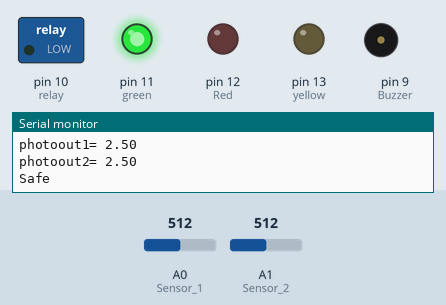
Simulated run of this sketch. Board: Arduino Uno, built with avr-gcc and run on an emulated ATmega328P. Shown: switched loads named in the sketch (green lamp = pin HIGH), output pins drawn as LEDs (lit = HIGH), buzzer (waves = sounding, pin HIGH), the last lines printed to the serial monitor. The test bench sets the inputs (shaded band); at power-on: A0 (Sensor_1) = 512, A1 (Sensor_2) = 512.

Above: at 1.2 s.
1.3 s: A0 (Sensor_1) set to 211
3.2 s: A0 (Sensor_1) set to 187
At 4.5 s:
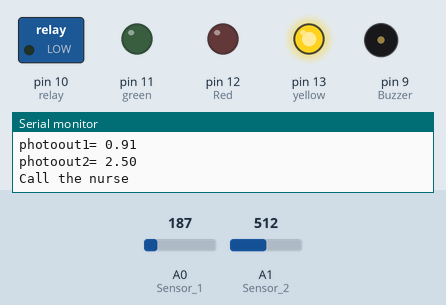
5.5 s: A1 (Sensor_2) set to 215
7.2 s: A1 (Sensor_2) set to 186
At 8.9 s:
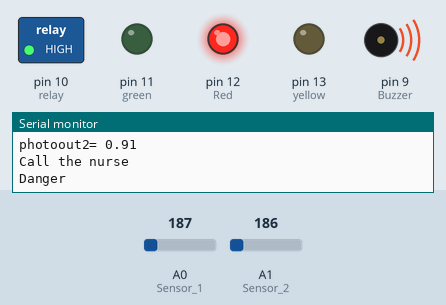
At 13.9 s:
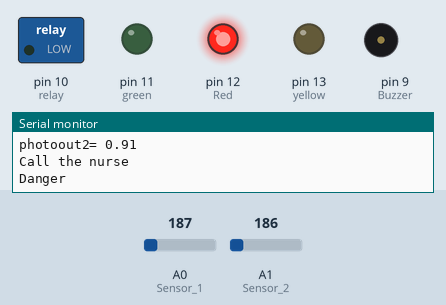
Timing chart, 0 to 14.2 s (numbered marks = the images above; inputs shaded):
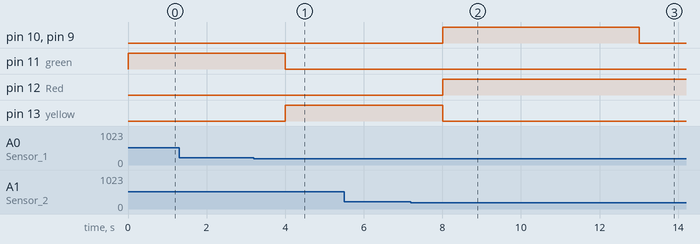

The sketch:

SLM.ino
```cpp
// Basic Bluetooth sketch HC-05_02
// Connect the HC-05 module and communicate using the serial monitor
//
// The HC-05 defaults to commincation mode when first powered on.
// The default baud rate for communication mode is 9600
//

#include <SoftwareSerial.h>
SoftwareSerial BTserial(2, 3); // RX | TX
// Connect the HC-05 TX to Arduino pin 2 RX.
// Connect the HC-05 RX to Arduino pin 3 TX through a voltage divider.
//

char c = ' ';
int SensorPin=A0;
float reading=0;
int secondled=A1;
int photoout=0;
float photoVoltS1,photoVoltS2;
const int GREEN = 0, YELLOW = 1, RED = 2, NOCOLOR = 3;
bool trigger = false;

void setup()
{
    // HC-05 default serial speed for commincation mode is 9600
    BTserial.begin(9600);
    Serial.println("BlueTooth is ready");
    pinMode(A0,INPUT);//Sensor 1
    pinMode(A1,INPUT);//Sensor 2
    pinMode(13,OUTPUT);//yellow
    pinMode(12,OUTPUT);//Red
    pinMode(11,OUTPUT);//green
    pinMode(10,OUTPUT);//relay
    pinMode(9,OUTPUT);//Buzzer
    Serial.begin(9600);
    Serial.println("Arduino is ready");

}


void blueTooth(){
  // Keep reading from HC-05 and send to Arduino Serial Monitor
    if (BTserial.available())
    {
        c = BTserial.read();
        Serial.write(c);
    }

    // Keep reading from Arduino Serial Monitor and send to HC-05
    if (Serial.available())
    {
        c =  Serial.read();
        BTserial.write(c);
    }

}

void activateLED(int color){
    switch(color){
        case 0://GREEN
          digitalWrite(13,LOW);
          digitalWrite(12,LOW);
          digitalWrite(11,HIGH);
          break;
        case 1://YELLOW
          digitalWrite(13,HIGH);
          digitalWrite(12,LOW);
          digitalWrite(11,LOW);
          break;
        case 2://RED
          digitalWrite(13,LOW);
          digitalWrite(12,HIGH);
          digitalWrite(11,LOW);
          break;
        case 3://NOCOLOR
          digitalWrite(13,LOW);
          digitalWrite(12,LOW);
          digitalWrite(11,LOW);
          break;
        default:
          digitalWrite(13,LOW);
          digitalWrite(12,LOW);
          digitalWrite(11,LOW);
          break;
      }

  }

// void LED2(){


//   }

void LED(){
  reading = analogRead(A0);
  photoVoltS1= reading * (5.0 / 1023.0);

  reading = analogRead(A1);
  photoVoltS2 = reading * (5.0 / 1023.0);

  Serial.print("photoout1= ");
  Serial.println(photoVoltS1);
  Serial.print("photoout2= ");
  Serial.println(photoVoltS2);

  if(photoVoltS1<5 && photoVoltS1>1.0){
     Serial.println("Safe");
     activateLED(GREEN);
     BTserial.write("G");
   }else if(photoVoltS1<1 && photoVoltS1>0){
      Serial.println("Call the nurse");
      activateLED(YELLOW);
      BTserial.write("Y");
      trigger = true;
    }

    while(trigger){
      if(photoVoltS2<1 && photoVoltS2>0){
        Serial.println("Danger");
        activateLED(RED);
        digitalWrite(9,HIGH);//Buzzer
        digitalWrite(10,HIGH);//RELAY
        delay(5000);
        digitalWrite(9,LOW);
        digitalWrite(10,LOW);
        while(1){
          BTserial.write("R");
        };
      }else {
          trigger = false;
        }
    }
  delay(1000);
}

void loop()
{

    blueTooth();
    LED();
    delay(1000);
}
```

Measured:
- the behaviour switches between 205 and 204 on A0 (Sensor_1) (found by bisection; images 0 and 1)
- the behaviour switches between 205 and 204 on A1 (Sensor_2) (found by bisection; images 1 and 2)
- after the input at 3.2 s, pin 11 (green): HIGH → LOW after 0.81 s; pin 13 (yellow): LOW → HIGH after 0.81 s
- after the input at 7.2 s, pin 10 (relay), pin 9 (Buzzer): LOW → HIGH after 0.81 s, → LOW 5.0 s later; pin 12 (Red): LOW → HIGH after 0.81 s; pin 13 (yellow): HIGH → LOW after 0.81 s
